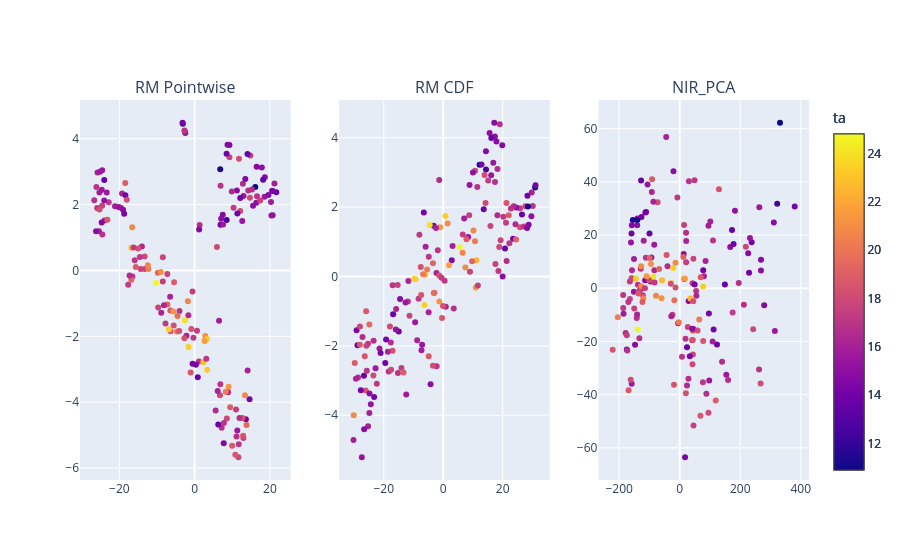

Notebook cell for this chart:
### Code cell
tsne = TSNE(
        n_components=2,
        max_iter=5000,
        n_iter_without_progress=150,
        n_jobs=2,
        # random_state=0,
        # init='pca',
        method='exact',
        perplexity=20,
        init = 'pca'
    )

# pca = PCA(n_components=2)
ts_pt = tsne.fit_transform(ss_f.rm_pointwise_features)
ts_ply = tsne.fit_transform(ss_f.rm_cdf)


fig = make_subplots(1,3, subplot_titles=['RM Pointwise', 'RM CDF', 'NIR_PCA'])
fig.add_trace(go.Scatter(x = ts_pt[:,0], y = ts_pt[:,1], mode='markers',   
                         marker= {'color': ss_f.ph,
                        # 'colorscale': 'Viridis',
                        'showscale': True,
                        'colorbar': {'title': 'ta'}}, showlegend=False), row=1, col=1)

fig.add_trace(go.Scatter(x = ts_ply[:,0], y = ts_ply[:,1], mode='markers',   
                         marker= {'color': ss_f.ph,
                        # 'colorscale': 'Viridis',
                        'showscale': True,
                        'colorbar': {'title': 'ta'}}, showlegend=False), row=1, col=2)

fig.add_trace(go.Scatter(x = ss_f.nir_pca[:,0], y = ss_f.nir_pca[:,1], mode='markers',   
                         marker= {'color': ss_f.ph,
                        # 'colorscale': 'Viridis',
                        'showscale': True,
                        'colorbar': {'title': 'ta'}}, showlegend=False), row=1, col=3)

### Figure 1 — Plotly figure (JSON) as saved in the notebook; plotly's stock layout.template omitted (floating-point values rounded to 4 significant figures; data arrays with more than 128 entries replaced by an {"elided": "..."} marker saying what was removed)
{"data": [{"marker": {"color": {"elided": "172 float values"}, "colorbar": {"title": {"text": "ta"}}, "showscale": true}, "mode": "markers", "showlegend": false, "type": "scatter", "x": {"elided": "172 float values"}, "xaxis": "x", "y": {"elided": "172 float values"}, "yaxis": "y"}, {"marker": {"color": {"elided": "172 float values"}, "colorbar": {"title": {"text": "ta"}}, "showscale": true}, "mode": "markers", "showlegend": false, "type": "scatter", "x": {"elided": "172 float values"}, "xaxis": "x2", "y": {"elided": "172 float values"}, "yaxis": "y2"}, {"marker": {"color": {"elided": "172 float values"}, "colorbar": {"title": {"text": "ta"}}, "showscale": true}, "mode": "markers", "showlegend": false, "type": "scatter", "x": {"elided": "172 float values"}, "xaxis": "x3", "y": {"elided": "172 float values"}, "yaxis": "y3"}], "layout": {"annotations": [{"font": {"size": 16}, "showarrow": false, "text": "RM Pointwise", "x": 0.1444, "xanchor": "center", "xref": "paper", "y": 1, "yanchor": "bottom", "yref": "paper"}, {"font": {"size": 16}, "showarrow": false, "text": "RM CDF", "x": 0.5, "xanchor": "center", "xref": "paper", "y": 1, "yanchor": "bottom", "yref": "paper"}, {"font": {"size": 16}, "showarrow": false, "text": "NIR_PCA", "x": 0.8556, "xanchor": "center", "xref": "paper", "y": 1, "yanchor": "bottom", "yref": "paper"}], "xaxis": {"anchor": "y", "domain": [0, 0.2889]}, "xaxis2": {"anchor": "y2", "domain": [0.3556, 0.6444]}, "xaxis3": {"anchor": "y3", "domain": [0.7111, 1]}, "yaxis": {"anchor": "x", "domain": [0, 1]}, "yaxis2": {"anchor": "x2", "domain": [0, 1]}, "yaxis3": {"anchor": "x3", "domain": [0, 1]}}}
